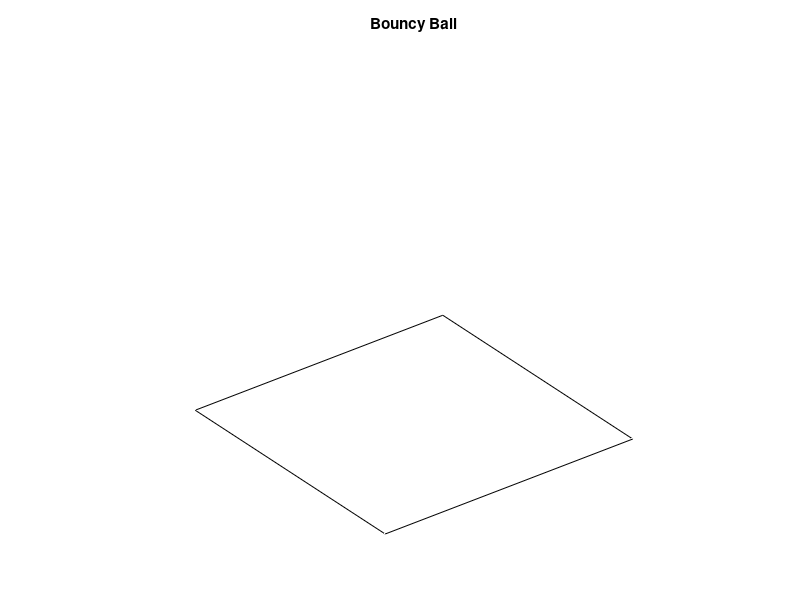

Write the MATLAB code that produced this figure. (Note: this script raises an error after producing the figure.)
%|Bouncing ball game
%|A good example of animation and real-time user interaction
% University of Tennessee : EF 230 Fall, 2009 : Will Schleter
function bounce3
clear all; close all; clc;
format compact;
 
% use a global structure to store all values that need to be
% used in several different functions
global g;
 
get_settings();
init_figure();
create_ball();
 
tic; % start timer
while g.playing
    if g.moving==0, tic; drawnow; continue; end
    if g.moving==1, dt=toc; % get time since last bounce
    else, dt=.1; g.moving=0;
    end
    if dt<.05, continue; end % prevents updates of less than 1/20 of a second
    tic; % reset timer
    % new position and velocity
    g.cx=g.cx+g.vx*dt+.5*g.ax*dt*dt;
    g.cy=g.cy+g.vy*dt+.5*g.ay*dt*dt;
    g.cz=g.cz+g.vz*dt+.5*g.az*dt*dt;
    g.vx=round(g.vx+g.ax*dt);
    g.vy=round(g.vy+g.ay*dt);
    g.vz=round(g.vz+g.az*dt);
 
    % check for wall hits
    if (g.cx>g.xmax && g.vx>0) || (g.cx<0 && g.vx<0), g.vx=-g.cor*g.vx; beep; end
    if (g.cy>g.ymax && g.vy>0) || (g.cy<0 && g.vy<0), g.vy=-g.cor*g.vy; beep; end
    if (g.cz>g.zmax && g.vz>0) || (g.cz<0 && g.vz<0), g.vz=-g.cor*g.vz; beep; end
    update_graphics
end
close(1)
% msgbox('Thanks for playing')
 
return
 
function buttonpush(src,ed)
global g
dv=10;
if length(ed.Modifier)>0, dv=1; end  % shift, ctrl, alt all set dv=1
switch ed.Key
    case 'q'
        g.playing=0;
    case 'space'
        if g.moving, g.moving=0;
        else, g.moving=1;
        end
    case 'r'
        if length(ed.Modifier)>0
            g.cor=max(.1,g.cor-.01);
        else
            g.cor=min(1,g.cor+.01);
        end
    case 'z'
        if length(ed.Modifier)>0
            g.az=g.az-10;
        else
            g.az=g.az+10;
        end
    case 'y'
        if length(ed.Modifier)>0
            g.ay=g.ay-10;
        else
            g.ay=g.ay+10;
        end
    case 'x'
        if length(ed.Modifier)>0
            g.ax=g.ax-10;
        else
            g.ax=g.ax+10;
        end
    case 'tab'
        g.moving=2;
    case 'leftarrow'
        g.vx=g.vx-dv;
    case 'rightarrow'
        g.vx=g.vx+dv;
    case 'uparrow'
        g.vy=g.vy+dv;
    case 'downarrow'
        g.vy=g.vy-dv;
    case 'pageup'
        g.vz=g.vz+dv;
    case 'pagedown'
        g.vz=g.vz-dv;
    otherwise
        ed  % show key info
end
 
return
 
function get_settings
global g;
p={'X acceleration','Y acceleration','Z acceleration','Coef of restitution'};
t='Bouncing Ball Game';
d={'0','-100','0','1'};
a=inputdlg(p,t,1,d);
if length(a)==0, error('Cancelled'); end  % user pushed close or cancel
g.ax=str2double(a{1});
g.ay=str2double(a{2});
g.az=str2double(a{3});
g.cor=str2double(a{4});
 
% hardcoded values
g.playing=1;
g.moving=1;
g.xmax=100;
g.ymax=100;
g.zmax=100;
g.cx=g.xmax*rand(1);  % starting position
g.cy=g.ymax*rand(1);
g.cz=50;
g.vx=0;  % starting velocity
g.vy=0;
g.vz=0;
 
return
 
function create_ball
global g;
 
% create a 'ball'
r=7;
 
balltype='circle';
switch balltype
    case 'sphere'
        [g.bx,g.by,g.bz]=sphere;
        g.bx=g.bx*r;
        g.by=g.by*r;
        g.bz=g.bz*r;
        img=imread('amy1.jpg');
        g.ball=surf(g.bx,g.by,g.bz,'facecolor','texturemap','CData',img,'EdgeColor','none');
    case 'circle'
        t = linspace(0,2*pi,20);
        g.bx=r*cos(t);
        g.by=r*sin(t);
        [x y]=meshgrid(g.bx,g.by);
        g.bz=0.*x.*y;
        img=imread('amy1.jpg');
        g.ball=patch(g.bx,g.by,g.bz,'r');
        %g.ball=surf(g.bx,g.by,g.bz,'facecolor','texturemap','CData',img,'EdgeColor','none');
 
end
 
% trace (tail)
tlen=50;
g.trace.x=ones(1,tlen)*g.cx;
g.trace.y=ones(1,tlen)*g.cy;
g.trace.z=ones(1,tlen)*g.cz;
g.trace.h=plot3(g.trace.x,g.trace.y,g.trace.z,'b:');
 
% velocity vector
x=[g.cx g.cx];
y=[g.cy g.cy];
z=[g.cz g.cz];
g.velvec.h=plot3(x,y,z,'r-');
return
 
function init_figure
% set up figure window
global g;
figure(1);
hold on;
axis equal;
title('Bouncy Ball');
axis([0 g.xmax 0 g.ymax 0 g.zmax]);
axis off;
rectangle('Position',[0,0,g.xmax,g.ymax])
% set the function that gets called when a key is pressed
set(gcf,'WindowKeyPressFcn',@buttonpush);
view(3);
% instructions
text(102,90,{'Q: quit game',
    'space: pause/resume',
    'Tab: single step',
    'R: COR +.01',
    'sh-R: COR -.01',
    'X: Ax+10',
    'sh-X: Ax-10',
    'Y: Ay+10',
    'sh-Y: Ay-10',
    'Arrow keys:',
    ' "push" the ball'}, 'verticalalign','top' );
% status text
g.stattext_h=text(-30,90,'','verticalalign','top');
return
 
function update_graphics
global g;
 
% move ball to new position
 
set(g.ball,'XData',g.bx+g.cx);
set(g.ball,'YData',g.by+g.cy);
set(g.ball,'ZData',g.bz+g.cz);
 
% update status text
set(g.stattext_h,'String',...
    sprintf('Vx=%.0f\nAx=%.0f\n\nVy=%.0f\nAy=%.0f\n\nVz=%.0f\nAz=%.0f\n\nCOR=%.2f',...
            g.vx,g.ax,g.vy,g.ay,g.vz,g.az,g.cor));
 
% update trace
g.trace.x=[g.cx g.trace.x(1:end-1)];
g.trace.y=[g.cy g.trace.y(1:end-1)];
g.trace.z=[g.cz g.trace.z(1:end-1)];
set(g.trace.h,'XData',g.trace.x,'YData',g.trace.y,'ZData',g.trace.z);
 
% update velocity vector
x=[g.cx g.cx+g.vx/5];
y=[g.cy g.cy+g.vy/5];
z=[g.cz g.cz+g.vz/5];
set(g.velvec.h,'XData',x,'YData',y,'ZData',z);
 
% update display
drawnow
return
